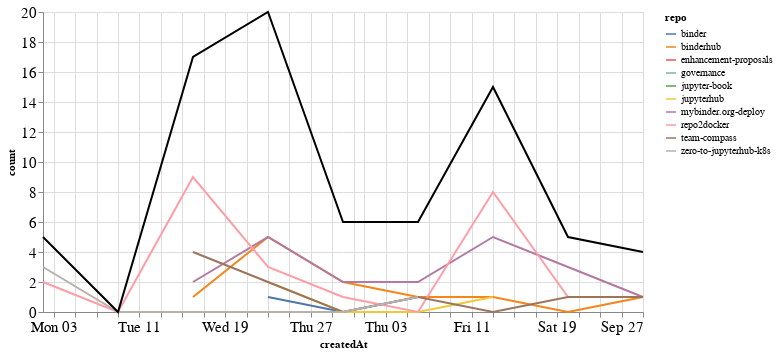

The notebook cell this image was saved under:
### Markdown cell above
## Comments

### Code cell
comments_time = comments.groupby('repo').resample('W', on='createdAt').count()['author'].reset_index()
comments_time = comments_time.rename(columns={'author': 'count'})
comments_time_total = comments_time.groupby('createdAt').agg({"count": "sum"}).reset_index()
ch1 = alt.Chart(comments_time, width=600).mark_line().encode(
    x='createdAt',
    y='count',
    color='repo',
    tooltip="repo"
)

ch2 = alt.Chart(comments_time_total, width=600).mark_line(color="black").encode(
    x='createdAt',
    y='count',
)

ch1 + ch2

### Figure 1 — Vega-Lite specification as saved in the notebook (floating-point values rounded to 4 significant figures)
{"config": {"axisLeft": {"labelFontSize": 15}, "axisBottom": {"labelFontSize": 15}}, "layer": [{"data": {"name": "data-0bb07239d53b2b9b5d7657bc217616d0"}, "mark": "line", "encoding": {"color": {"type": "nominal", "field": "repo"}, "tooltip": {"type": "nominal", "field": "repo"}, "x": {"type": "temporal", "field": "createdAt"}, "y": {"type": "quantitative", "field": "count"}}, "width": 600}, {"data": {"name": "data-cc650ec7ae5611826636e66fb6fe6857"}, "mark": {"type": "line", "color": "black"}, "encoding": {"x": {"type": "temporal", "field": "createdAt"}, "y": {"type": "quantitative", "field": "count"}}, "width": 600}], "$schema": "https://vega.github.io/schema/vega-lite/v4.8.1.json", "datasets": {"data-0bb07239d53b2b9b5d7657bc217616d0": [{"repo": "binder", "createdAt": "2020-08-23T00:00:00", "count": 1}, {"repo": "binder", "createdAt": "2020-08-30T00:00:00", "count": 0}, {"repo": "binder", "createdAt": "2020-09-06T00:00:00", "count": 1}, {"repo": "binderhub", "createdAt": "2020-08-16T00:00:00", "count": 1}, {"repo": "binderhub", "createdAt": "2020-08-23T00:00:00", "count": 5}, {"repo": "binderhub", "createdAt": "2020-08-30T00:00:00", "count": 2}, {"repo": "binderhub", "createdAt": "2020-09-06T00:00:00", "count": 1}, {"repo": "binderhub", "createdAt": "2020-09-13T00:00:00", "count": 1}, {"repo": "binderhub", "createdAt": "2020-09-20T00:00:00", "count": 0}, {"repo": "binderhub", "createdAt": "2020-09-27T00:00:00", "count": 1}, {"repo": "enhancement-proposals", "createdAt": "2020-08-16T00:00:00", "count": 1}, {"repo": "governance", "createdAt": "2020-08-23T00:00:00", "count": 2}, {"repo": "jupyter-book", "createdAt": "2020-08-30T00:00:00", "count": 1}, {"repo": "jupyterhub", "createdAt": "2020-08-23T00:00:00", "count": 2}, {"repo": "jupyterhub", "createdAt": "2020-08-30T00:00:00", "count": 0}, {"repo": "jupyterhub", "createdAt": "2020-09-06T00:00:00", "count": 0}, {"repo": "jupyterhub", "createdAt": "2020-09-13T00:00:00", "count": 1}, {"repo": "mybinder.org-deploy", "createdAt": "2020-08-16T00:00:00", "count": 2}, {"repo": "mybinder.org-deploy", "createdAt": "2020-08-23T00:00:00", "count": 5}, {"repo": "mybinder.org-deploy", "createdAt": "2020-08-30T00:00:00", "count": 2}, {"repo": "mybinder.org-deploy", "createdAt": "2020-09-06T00:00:00", "count": 2}, {"repo": "mybinder.org-deploy", "createdAt": "2020-09-13T00:00:00", "count": 5}, {"repo": "mybinder.org-deploy", "createdAt": "2020-09-20T00:00:00", "count": 3}, {"repo": "mybinder.org-deploy", "createdAt": "2020-09-27T00:00:00", "count": 1}, {"repo": "repo2docker", "createdAt": "2020-08-02T00:00:00", "count": 2}, {"repo": "repo2docker", "createdAt": "2020-08-09T00:00:00", "count": 0}, {"repo": "repo2docker", "createdAt": "2020-08-16T00:00:00", "count": 9}, {"repo": "repo2docker", "createdAt": "2020-08-23T00:00:00", "count": 3}, {"repo": "repo2docker", "createdAt": "2020-08-30T00:00:00", "count": 1}, {"repo": "repo2docker", "createdAt": "2020-09-06T00:00:00", "count": 0}, {"repo": "repo2docker", "createdAt": "2020-09-13T00:00:00", "count": 8}, {"repo": "repo2docker", "createdAt": "2020-09-20T00:00:00", "count": 1}, {"repo": "repo2docker", "createdAt": "2020-09-27T00:00:00", "count": 1}, {"repo": "team-compass", "createdAt": "2020-08-16T00:00:00", "count": 4}, {"repo": "team-compass", "createdAt": "2020-08-23T00:00:00", "count": 2}, {"repo": "team-compass", "createdAt": "2020-08-30T00:00:00", "count": 0}, {"repo": "team-compass", "createdAt": "2020-09-06T00:00:00", "count": 1}, {"repo": "team-compass", "createdAt": "2020-09-13T00:00:00", "count": 0}, {"repo": "team-compass", "createdAt": "2020-09-20T00:00:00", "count": 1}, {"repo": "team-compass", "createdAt": "2020-09-27T00:00:00", "count": 1}, {"repo": "zero-to-jupyterhub-k8s", "createdAt": "2020-08-02T00:00:00", "count": 3}, {"repo": "zero-to-jupyterhub-k8s", "createdAt": "2020-08-09T00:00:00", "count": 0}, {"repo": "zero-to-jupyterhub-k8s", "createdAt": "2020-08-16T00:00:00", "count": 0}, {"repo": "zero-to-jupyterhub-k8s", "createdAt": "2020-08-23T00:00:00", "count": 0}, {"repo": "zero-to-jupyterhub-k8s", "createdAt": "2020-08-30T00:00:00", "count": 0}, {"repo": "zero-to-jupyterhub-k8s", "createdAt": "2020-09-06T00:00:00", "count": 1}], "data-cc650ec7ae5611826636e66fb6fe6857": [{"createdAt": "2020-08-02T00:00:00", "count": 5}, {"createdAt": "2020-08-09T00:00:00", "count": 0}, {"createdAt": "2020-08-16T00:00:00", "count": 17}, {"createdAt": "2020-08-23T00:00:00", "count": 20}, {"createdAt": "2020-08-30T00:00:00", "count": 6}, {"createdAt": "2020-09-06T00:00:00", "count": 6}, {"createdAt": "2020-09-13T00:00:00", "count": 15}, {"createdAt": "2020-09-20T00:00:00", "count": 5}, {"createdAt": "2020-09-27T00:00:00", "count": 4}]}}
